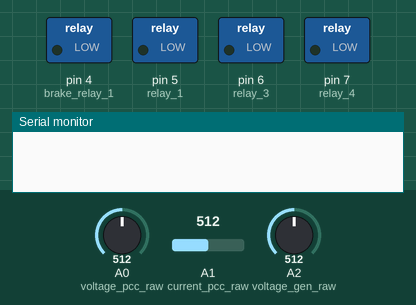
Simulated run of this sketch. Board: Arduino Uno, built with avr-gcc and run on an emulated ATmega328P. Parts: switched loads named in the sketch (green lamp = pin HIGH), the last lines printed to the serial monitor. The inputs (shaded band) are chosen by the test bench; at power-on: A0 (voltage_pcc_raw) = 512, A1 (current_pcc_raw) = 512, A2 (voltage_gen_raw) = 512.

Above: at 0.1 s.
At 5.2 s:
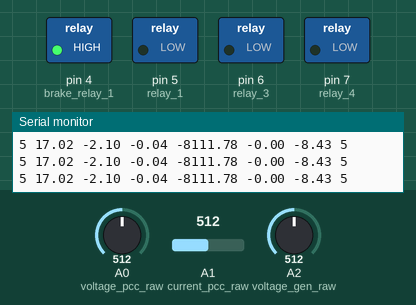
5.3 s: A0 (voltage_pcc_raw) set to 677
6.8 s: A0 (voltage_pcc_raw) set to 704
Timing chart, 0 to 9.8 s (numbered marks = the images above; inputs shaded):
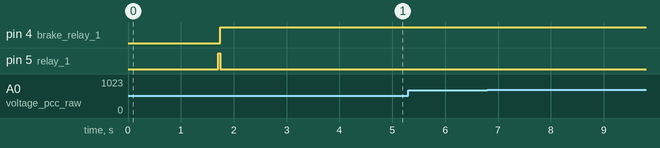

The sketch:

turbine_system_march_9_power_output_test.ino
```cpp
#include "Arduino.h"
//setup variables


#define brake_relay_1 4

#define relay_1       5
#define relay_3       6
#define relay_4       7


float voltage_pcc_raw = A0;
float current_pcc_raw = A1;
float voltage_gen_raw = A2;


float voltage_pcc;
float voltage_gen;
float current_pcc;

float v_pcc_sample = 0;
float v_gen_sample = 0;
float i_pcc_sample = 0;
float i_pcc_mA_sample = 0;

float v_pcc;
float v_gen;
float i_pcc;
float i_pcc_mA;

float power_load;
float power_rated = 4.25;
float r_load = 0;

//Voltage Divider used to input safe voltage: R1 =   ; R2 =   ;
float voltage_pcc_multiplier=6.8;
float voltage_gen_multiplier=6.8;


int region = 1;
//internal clock
int timer = 0;

int voltage_14ms = 6;

int cycle = 0;
int brake = 1;
int pwm = 0;

/////////////////////////////Practice Variables///////////////////////////////////////////////////////////////
float i_pcc_previous= 0;
float i_pcc_error =0;

int cycle_q = 0;
float i_pcc_sample_q = 0;
float i_pcc_mA_q = 0;
float i_pcc_q = 0;

float power_previous;
float power_error;
//////////////////////////////////////////////////////////////////////////////////////////////////////////////

void setup() {
  // put your setup code here, to run once:
  pinMode(relay_1,OUTPUT);
  pinMode(relay_3,OUTPUT);
  pinMode(relay_4,OUTPUT);

  pinMode(brake_relay_1,OUTPUT);


  Serial.begin(9600);
  delay(1000);


}
///////////////////////////////////////////////////////////////////////////////////////////////////////////////
void loop() {
  // put your main code here, to run repeatedly:

  //Voltage at PCC divided by the voltage divider
  voltage_pcc = analogRead(voltage_pcc_raw);
  voltage_gen = analogRead(voltage_gen_raw);
  current_pcc = analogRead(current_pcc_raw);


  //Set operating Region

  //Jump to shutdown mode
  if( v_pcc > 9 && i_pcc_error < -0.4 && i_pcc_mA_q < 35)
  {
    region = 5;
  }

  //engage braking mode
  if(v_pcc > 9 && region == 3)
  {
    region = 4;
  }

  if(v_pcc > 9 && region == 2)
  {
    //Turn on dump load for speed and power control
    region = 3;
  }

  if(v_pcc > .9 && region == 1)
  {
    //Allow power flow to Load
    region = 2;
  }


  if (region == 2)
  {
    digitalWrite(relay_1, HIGH);
    digitalWrite(relay_3, LOW);
    digitalWrite(relay_4, LOW);

    digitalWrite(brake_relay_1, LOW);
  }
  else if(region == 3)
  {
    digitalWrite(relay_1, HIGH);
    digitalWrite(relay_3, HIGH);
    digitalWrite(relay_4, LOW);

    digitalWrite(brake_relay_1, LOW);
  }
  else if(region == 4)
  {
    digitalWrite(relay_1, HIGH);
    digitalWrite(relay_3, HIGH);
    digitalWrite(relay_4, LOW);

    digitalWrite(brake_relay_1, LOW);
  }
  else if(region == 5)
  {
    digitalWrite(relay_1, LOW);
    digitalWrite(relay_3, LOW);
    digitalWrite(relay_4, LOW);

    digitalWrite(brake_relay_1, HIGH);
  }
  /*
  switch (region){
    //Region 1 operation: very high resistance for minimal load
    //Load switch should be set to highest resistance
    //System switch set to allow flow to load
    case 1:
    {
      digitalWrite(relay_1, LOW);
      digitalWrite(relay_3, LOW);
      digitalWrite(relay_4, LOW);

      digitalWrite(brake_relay_1, LOW);

    }

    //Region 2 operation: optimal power output. Must match power output by varying resistive load.
    //Actual compared to theoretical
    case 2:
    {
      digitalWrite(relay_1, HIGH);
      digitalWrite(relay_3, LOW);
      digitalWrite(relay_4, LOW);

      digitalWrite(brake_relay_1, LOW);

    }
    //Region 3 operation: Wind speed above 12 m/s. Must regulate power and speed.
    //Turn on parallel Resistance
    case 3:
    {
      digitalWrite(relay_1, HIGH);
      digitalWrite(relay_3, HIGH);
      digitalWrite(relay_4, LOW);

      digitalWrite(brake_relay_1, LOW);
    }
    //Region 4 operation: Wind speed above 14m/s. Must initiate braking.
    case 4:
    {
      digitalWrite(relay_1, HIGH);
      digitalWrite(relay_3, HIGH);
      digitalWrite(relay_4, HIGH);

      digitalWrite(brake_relay_1, LOW);
    }

    case 5:
    {
      digitalWrite(relay_1, LOW);
      digitalWrite(relay_3, LOW);
      digitalWrite(relay_4, LOW);

      digitalWrite(brake_relay_1, HIGH);
    }
  }
  */


  timer = millis()/1000;


  //Actual Voltage and Current Value at PCC
  v_pcc_sample += voltage_pcc*(voltage_pcc_multiplier)*(5.00/1023.00);
  i_pcc_sample += current_pcc*(5000.0/1023.0);

  i_pcc_sample_q += current_pcc*(5000.0/1023.0);

  v_gen_sample += voltage_gen*(voltage_gen_multiplier)*(5.00/1023.00);

  if(cycle_q == 5)
  {
    i_pcc_q = i_pcc_sample_q / 5;

    i_pcc_mA_q = 1000*(i_pcc_q-2503)/250.0;

    i_pcc_sample_q = 0;

    cycle_q = 0;
  }

  i_pcc_error = (i_pcc_mA_q - i_pcc_mA)/100;

  if (cycle == 20)
  {
    v_pcc = v_pcc_sample / 20;
    v_gen = v_gen_sample / 20;
    i_pcc = i_pcc_sample / 20;

    i_pcc_mA = 1000*(i_pcc-2503)/265.0;

    power_load = (v_pcc*i_pcc_mA)/1000;

    r_load = 1000*(v_pcc / i_pcc_mA);

    v_pcc_sample = 0;
    i_pcc_sample = 0;
    v_gen_sample = 0;


    cycle = 0;
  }

  if ( power_load > power_previous)
  {
    power_error = power_load - power_previous;
    power_previous = power_load;

  }
  else
  {
    power_error = power_load - power_previous;
  }


  //print data
  Serial.print(timer);
  Serial.print(" ");
  Serial.print(v_pcc);
  Serial.print(" ");
  Serial.print(i_pcc_mA);
  Serial.print(" ");
  Serial.print(power_load);
  Serial.print(" ");
  Serial.print(r_load);
  Serial.print(" ");
  Serial.print(i_pcc_error);
  Serial.print(" ");
  Serial.print(power_error);
  Serial.print(" ");
  Serial.print(region);
  Serial.print("\n");

  cycle++;
  cycle_q++;

  delay(10); // 50 ms
}
```
